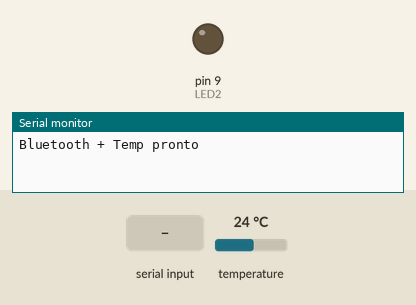
Simulated run of this sketch. Board: Arduino Uno, built with avr-gcc and run on an emulated ATmega328P. Parts: output pins drawn as LEDs (lit = HIGH), the last lines printed to the serial monitor. The inputs (shaded band) are chosen by the test bench; at power-on: temperature 24 °C. Pins used as bus, display or sensor lines are not drawn.

Above: at 1.2 s.
1.3 s: "C" received over the second serial link
At 2.7 s:
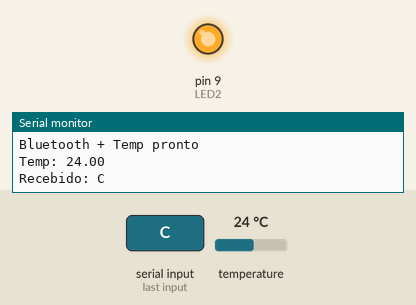
3.2 s: "A" received over the second serial link
5.0 s: "B" received over the second serial link
Timing chart, 0 to 8.0 s (numbered marks = the images above; inputs shaded):
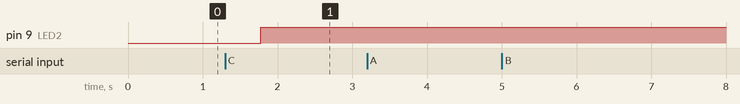

Measured:
- after the input at 1.3 s, pin 9 (LED2): LOW → HIGH after 0.47 s

The sketch:

bluetooth_leds_temp.ino
```cpp
/*
 * Controle de 2 LEDs via Bluetooth + Sensor de Temperatura DS18B20
 * RX = 4 | TX = 3
 * LED1 = 8 | LED2 = 9
 * Sensor DS18B20 no pino 8 (OneWire)
 *
 * Comandos:
 *   A = Liga LED1
 *   B = Desliga LED1
 *   C = Liga LED2
 *   D = Desliga LED2
 *
 * A temperatura é enviada pelo Bluetooth a cada 1 segundo
 */

#include <OneWire.h>
#include <DallasTemperature.h>
#include <SoftwareSerial.h>

#define SENSOR_PIN 8
#define RX 4
#define TX 3
#define LED1 8
#define LED2 9

OneWire oneWire(SENSOR_PIN);
DallasTemperature sensors(&oneWire);
DeviceAddress sensor1;

SoftwareSerial bluetooth(RX, TX);

char comando;
unsigned long tempoAnterior = 0;

void setup() {
  pinMode(LED1, OUTPUT);
  pinMode(LED2, OUTPUT);

  Serial.begin(9600);
  bluetooth.begin(9600);

  sensors.begin();
  sensors.getAddress(sensor1, 0);

  Serial.println("Bluetooth + Temp pronto");
}

void loop() {
  if (millis() - tempoAnterior >= 1000) {
    sensors.requestTemperatures();
    float tempC = sensors.getTempC(sensor1);

    Serial.print("Temp: ");
    Serial.println(tempC);
    bluetooth.println(tempC);

    tempoAnterior = millis();
  }

  if (bluetooth.available()) {
    comando = bluetooth.read();
    Serial.print("Recebido: ");
    Serial.println(comando);

    switch (comando) {
      case 'A':
        digitalWrite(LED1, HIGH);
        break;
      case 'B':
        digitalWrite(LED1, LOW);
        break;
      case 'C':
        digitalWrite(LED2, HIGH);
        break;
      case 'D':
        digitalWrite(LED2, LOW);
        break;
    }
  }
}
```
